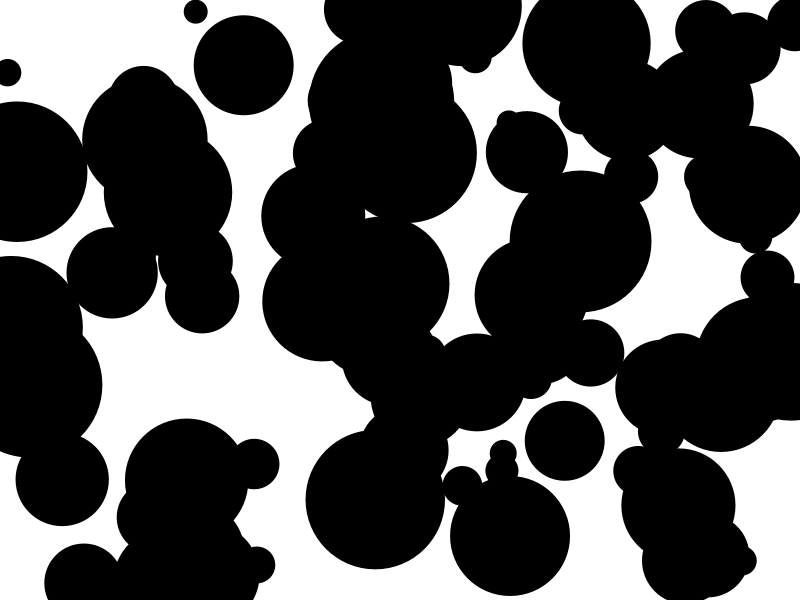
Frame 1 (no input)
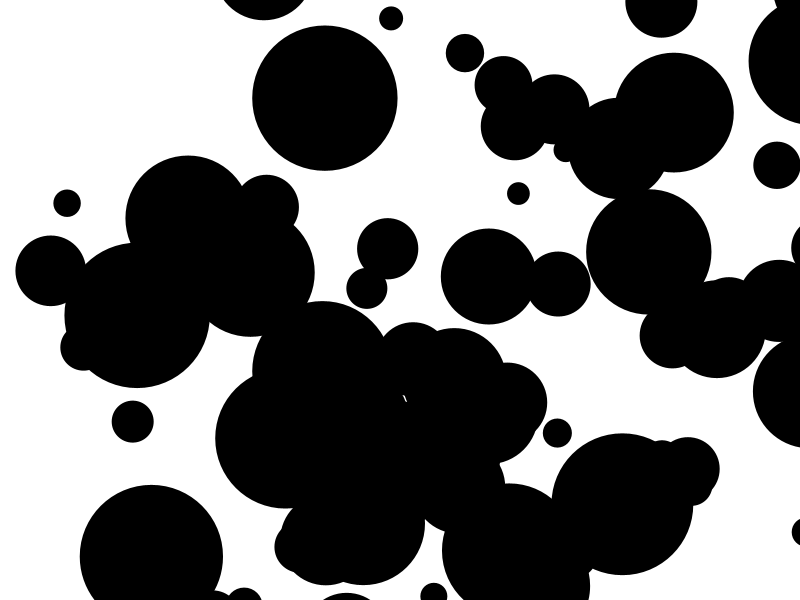
Frame 60 (the mouse pressed at the canvas centre just before this capture)
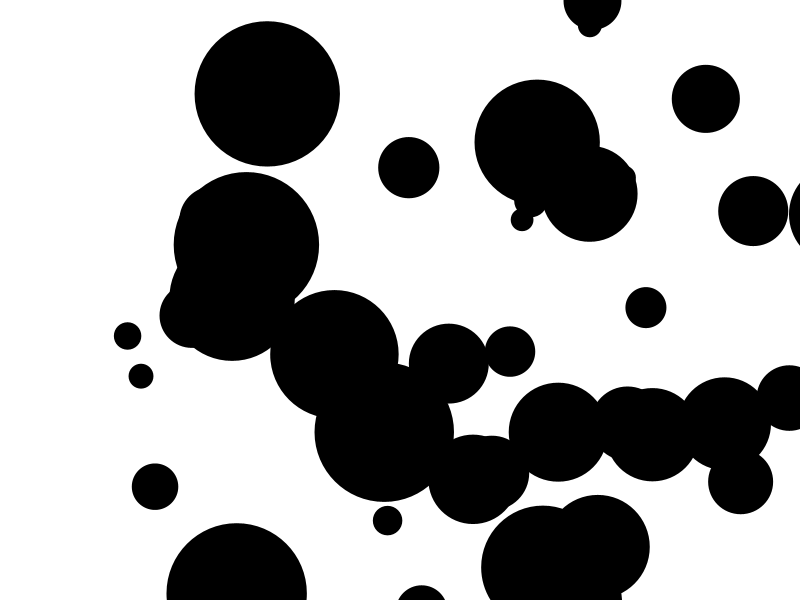
Frame 120 (the mouse held since frame 60 and released just before this capture)

The Processing sketch that drew these frames (run headless with seeded random() and noise(); from frame 60 on, the mouse is pressed at the canvas centre):

// Processing sketch: processing_156888
// ── processing_156888.pde

int ballCount= 100;
float[] ballSize = new float[ballCount];
float [] xPosition= new float[ballCount];
float [] yPosition= new float[ballCount];
float [] xSpeed= new float[ballCount];
float [] ySpeed= new float[ballCount];


void setup(){
  size (800, 600);
  background(255);
  
  for(int i=0; i<ballCount; i++){
ballSize[i] = random(20,150);
xPosition[i] = random(0,width); 
yPosition[i] = random(0,height); 
xSpeed[i] = random(-2,5);
ySpeed[i] = random (-2,5);

}
}

void draw(){
  background(255);
  for(int i=0; i<ballCount; i++){
    xPosition[i] += xSpeed[i];
    yPosition[i]+= ySpeed[i];
smooth();
fill(0);
noStroke();
ellipse(xPosition[i],yPosition[i],ballSize[i],ballSize[i]);
  }
}
